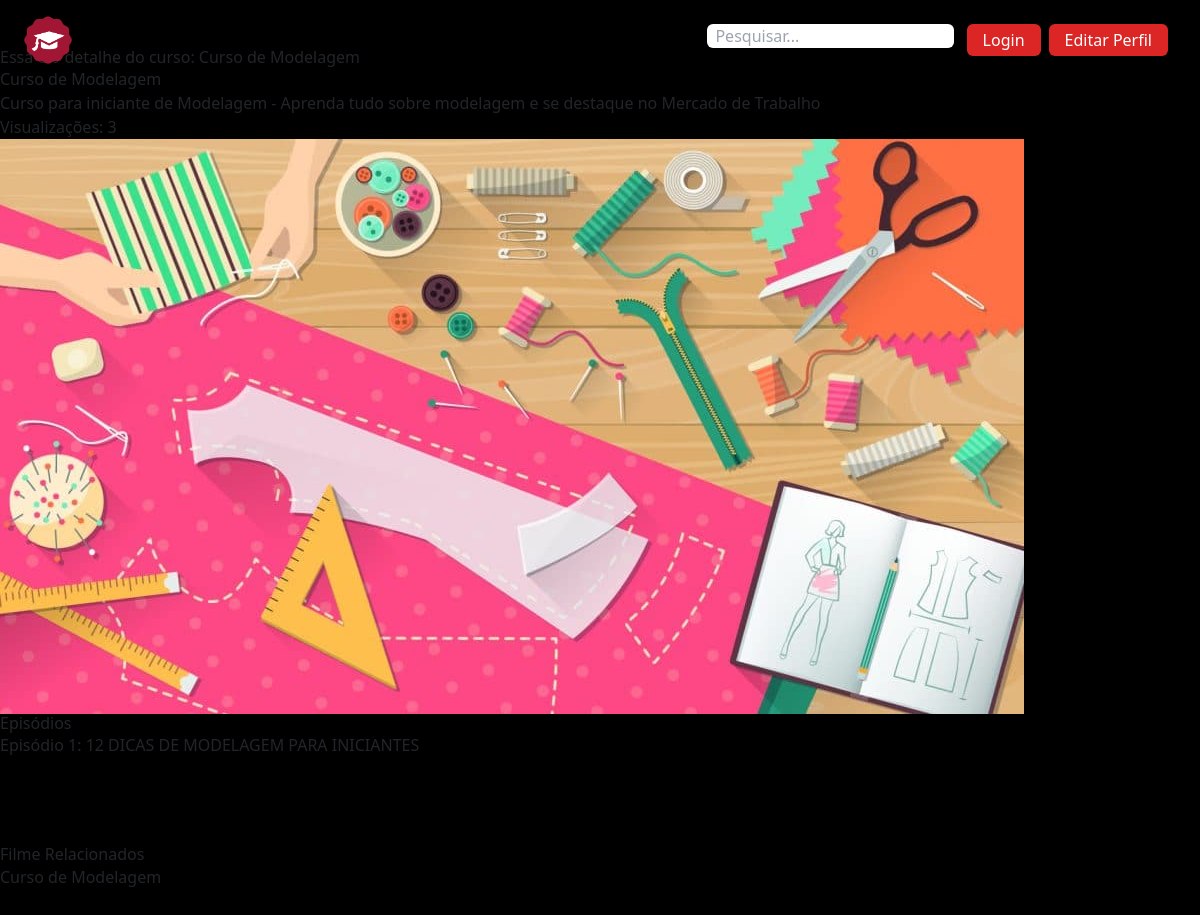
/cursos/2, run on an earlier commit of the app's database.
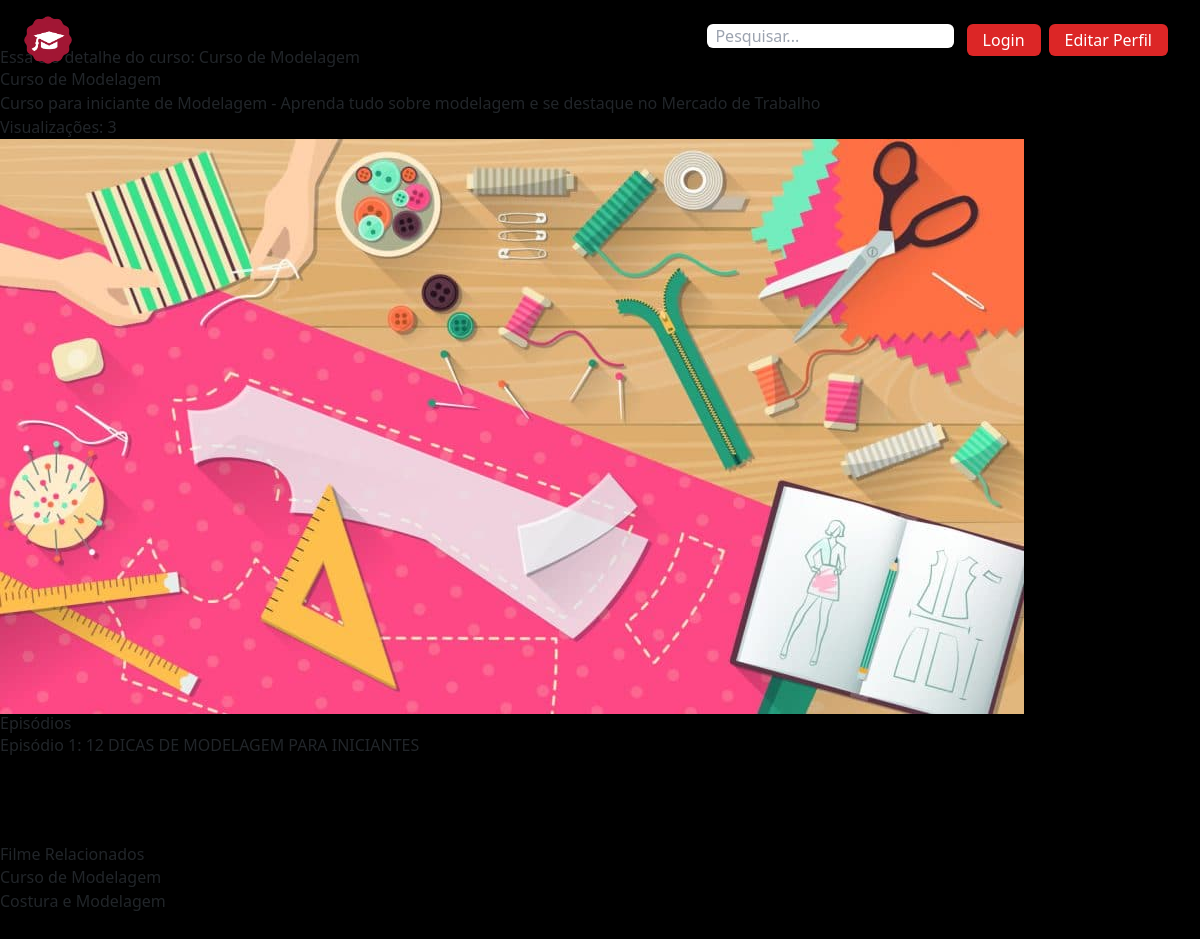
And on a later commit of the database.
### curso/models.py (models this page shows, shortened)
class Episodio(models.Model):
    curso = models.ForeignKey('Curso', related_name='episodios', on_delete=models.CASCADE)
    titulo = models.CharField(max_length=100)
    video = models.URLField()

class Curso(models.Model):
    titulo = models.CharField(max_length=100)
    thumb = models.ImageField(upload_to='thumb_cursos')
    descricao = models.TextField(max_length=1000)
    categoria = models.CharField(max_length=20, choices=LISTA_CATEGORIAS)
    visualizacoes = models.IntegerField(default=0)
    data_criacao = models.DateTimeField(default=timezone.now)
    def __str__(self):
        return self.titulo

### curso/views.py (the view)
# urls.py: path('cursos/<int:pk>', Detalhescurso.as_view(), name='detalhescurso'),
class Detalhescurso(DetailView):
    template_name = 'detalhescurso.html'
    model = Curso
    def get(self, request, *args, **kwargs):
        curso = self.get_object()
        curso.visualizacoes += 1
        curso.save()
        return super().get(request, *args, **kwargs) # redireciona o usuario para a url final
    def get_context_data(self, **kwargs):
        context = super(Detalhescurso, self).get_context_data(**kwargs)
        cursos_relacionados = Curso.objects.filter(categoria=self.get_object().categoria)[0:5]
        context['cursos_relacionados'] = cursos_relacionados
        return context

### curso/novos_context.py (called while the page is built)
def lista_cursos_recentes(request):
    lista_cursos = Curso.objects.all().order_by('-data_criacao')[0:8]
    curso_destaque = lista_cursos[0]
    return {'lista_cursos_recentes': lista_cursos, 'curso_destaque': curso_destaque}

def lista_cursos_emalta(request):
    lista_cursos = Curso.objects.all().order_by('-visualizacoes')[0:8]
    return {'lista_cursos_emalta': lista_cursos}

### curso/templates/detalhescurso.html (shortened to what this page needs)
{% extends 'base.html' %}
{% block content %}
<div class="py-12">
    <h1>Essa é o detalhe do curso: {{ object.titulo }}</h1>
    <p>{{ object }}</p>
    <p>{{ object.descricao }}</p>
    <p>Visualizações: {{ object.visualizacoes }}
    </p>
    <img src="{{ object.thumb.url }}">
        <h2>Episódios</h2>
        {% for episodio in object.episodios.all %}
        <a href="{{ episodio.video }}">
            <p>Episódio {{ forloop.counter}}: {{ episodio.titulo}}</p>
        </a>
        {% endfor %}
</div>
<div class="py-10">
    <h2>Filme Relacionados</h2>
    {% for curso in cursos_relacionados %}
    <p>
        <a href="{% url 'curso:detalhescurso' curso.pk %}">
            {{ curso.titulo }}
        </a>
    </p>
    {% endfor %}
</div>
{% endblock %}

What changed in the data, as far as the page shows it:
added Curso: titulo "Costura e Modelagem"
